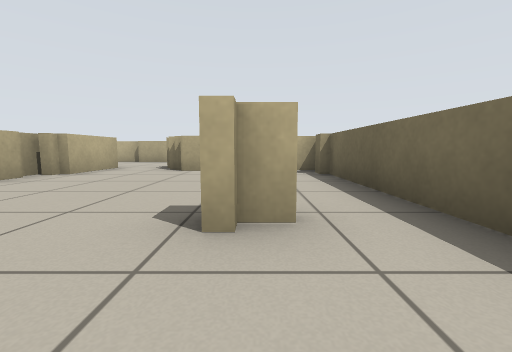
view 1 (above)

24 first-person views from a walk through a robot-simulator world made for Stage. The camera is 0.5 m above the floor, tilts 6° down and sees 90° across. Floor lines are 1 m apart. The floor is counted in squares, 1 m on a side. Each view is taken from the middle of a square. On the plan, view 1 faces up. The plan holds only what a view shows up to about 9 squares ahead; the rest is blank. The place goes on beyond the plan. The robots in the file are not drawn.

view 2
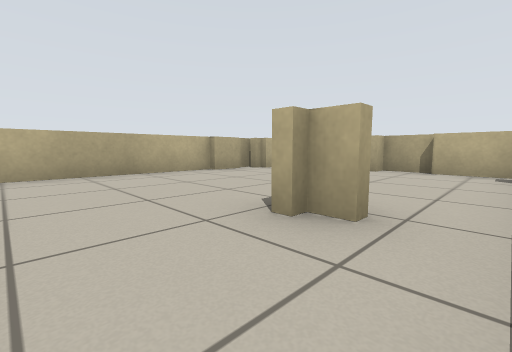

view 3
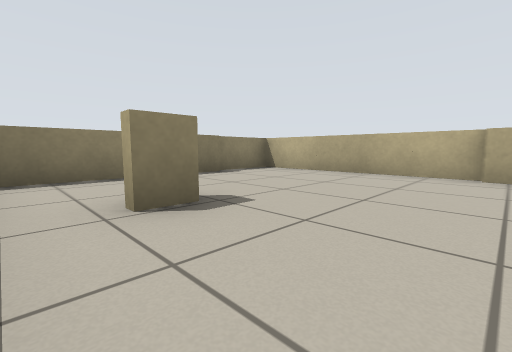

view 4
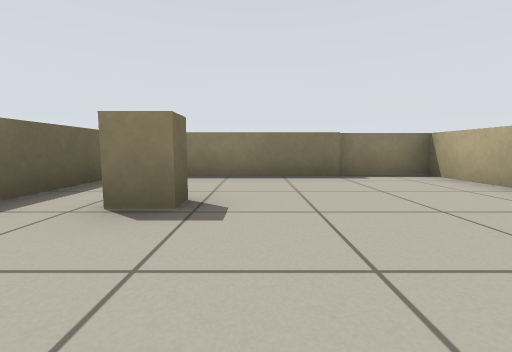

view 5
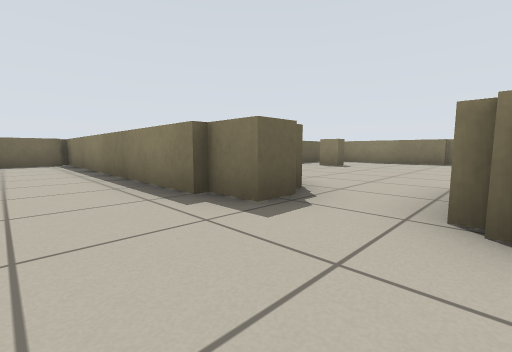

view 6
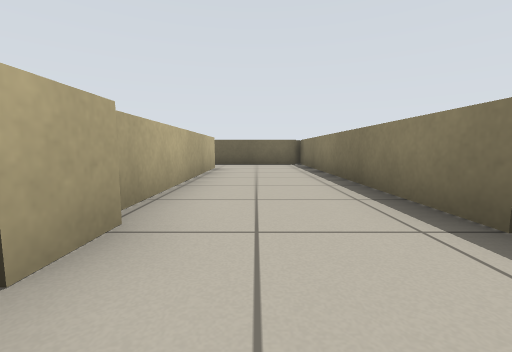

view 7
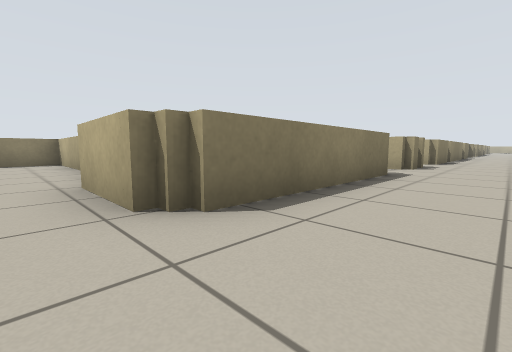

view 8
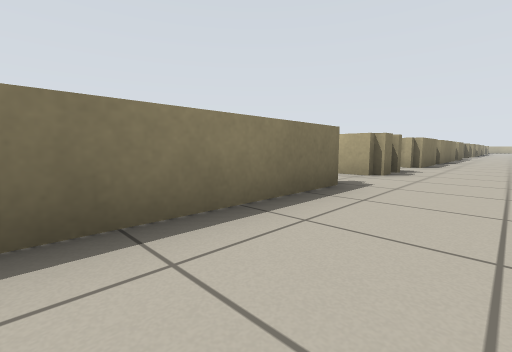

view 9
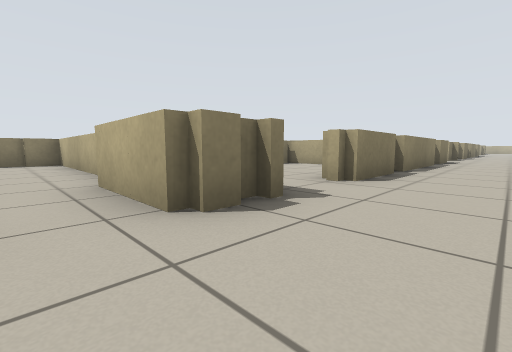

view 10
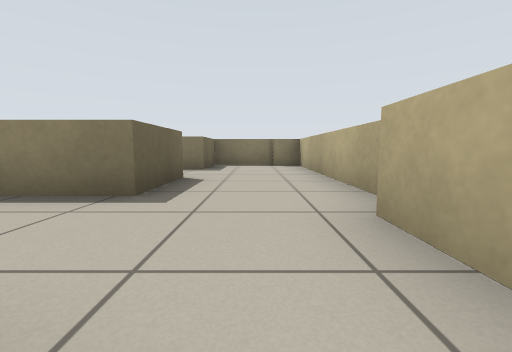

view 11
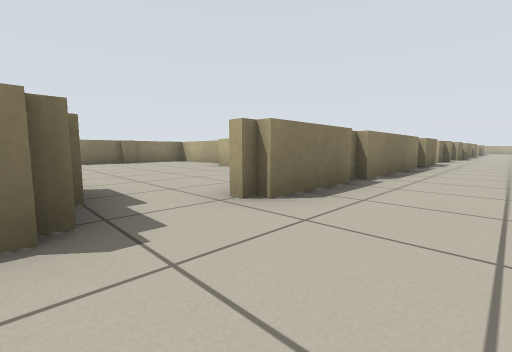

view 12
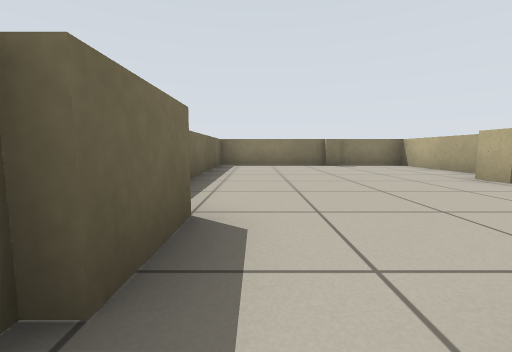

view 13
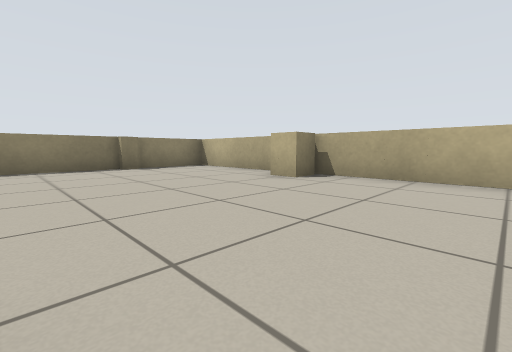

view 14
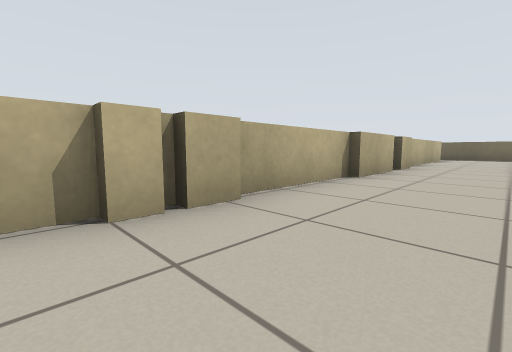

view 15
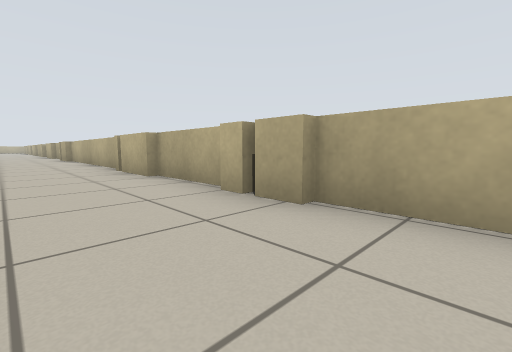

view 16
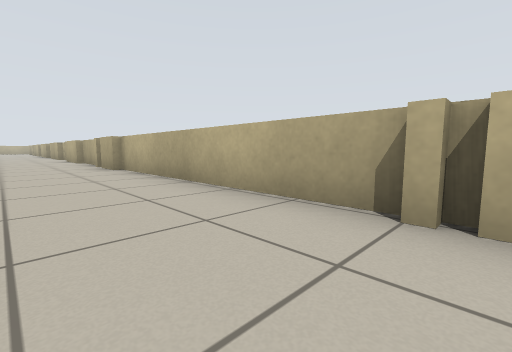

view 17
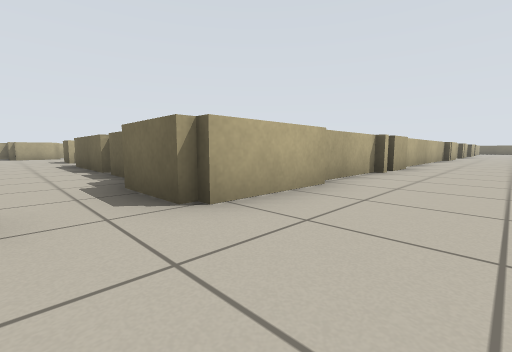

view 18
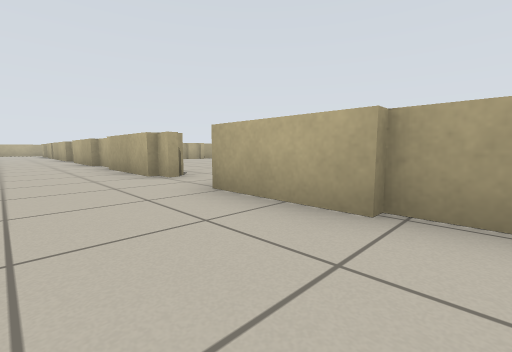

view 19
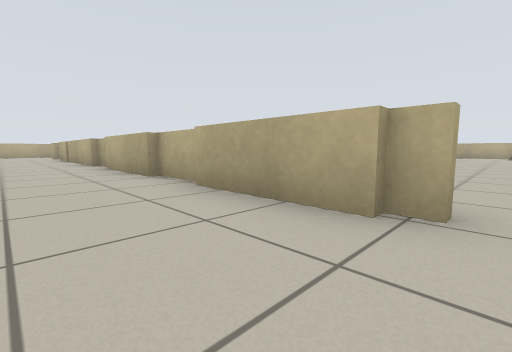

view 20
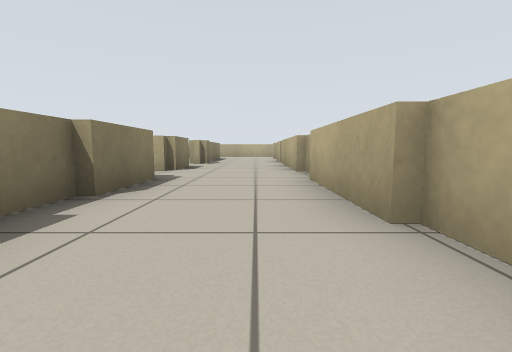

view 21
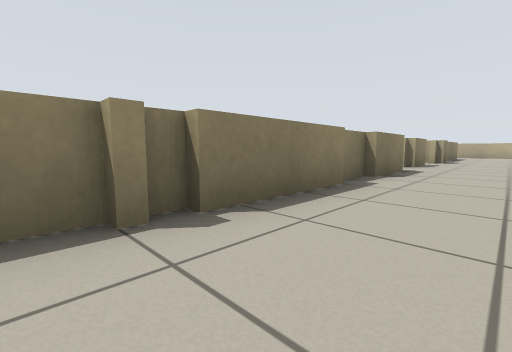

view 22
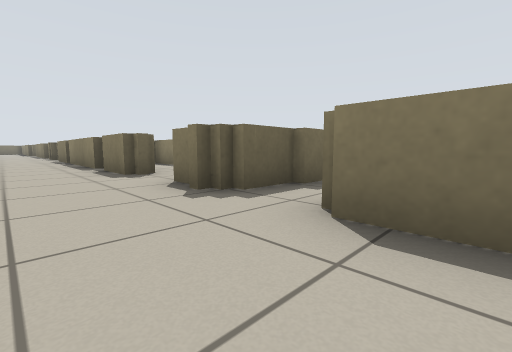

view 23
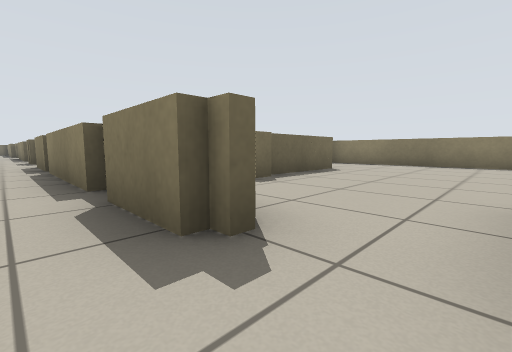

view 24
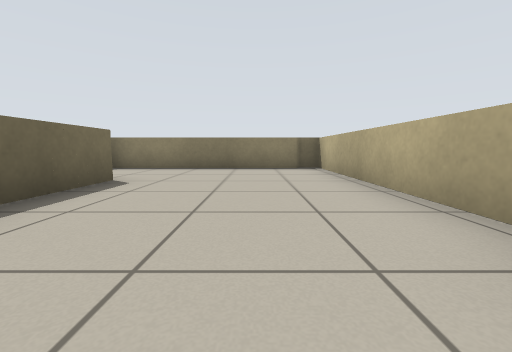

### Floor plan
Key: @ floor where view 1 was taken; # wall or solid block; . floor; = window, fence, low wall or low ledge.
Columns run from 38 left of view 1 to 6 right of it. Each row starts with its distance up from view 1.
 19            ...=
 18            ....
 17            ...=
 16            ...#
 15            ...#
 14            ...=
 13            ...#
 12           ....
 11           ...=
 10 =##===#===#=..#===================#=======..#
  9 ............................................#
  8 ............................................#
  7 =.==.##=##==#=.#.=#=##==#=.==.=###=.#########
  6               .#.....#.....##..   #.====#
  5               ==...=##.....#=...  =.....#
  4                =....##.....=...###=.....#
  3                =....##=....=...###......#
  2                =....==.....=...  =....=.#
  1                =.....=.....=....==......=
  0                =.....#.....=...###....@.=
 -1                ##===############ #######
 -2                ================= ======

Positions as (right, up) in squares from view 1, and headings:
1: (0, 0), facing up
2: (1, 0), facing up-left
3: (1, 4), facing down-left
4: (-1, 4), facing down
5: (-4, 9), facing down-right
6: (-3, 9), facing right
7: (-3, 9), facing down-left
8: (-5, 9), facing down-left
9: (-9, 9), facing down-left
10: (-9, 7), facing down
11: (-11, 9), facing down-left
12: (-12, 7), facing down
13: (-12, 6), facing down-left
14: (-9, 8), facing up-right
15: (-6, 8), facing up-left
16: (-12, 8), facing up-left
17: (-26, 8), facing up-right
18: (-22, 8), facing up-left
19: (-26, 8), facing up-left
20: (-29, 9), facing left
21: (-27, 9), facing down-left
22: (-26, 9), facing down-right
23: (-22, 8), facing down-right
24: (-21, 6), facing down
